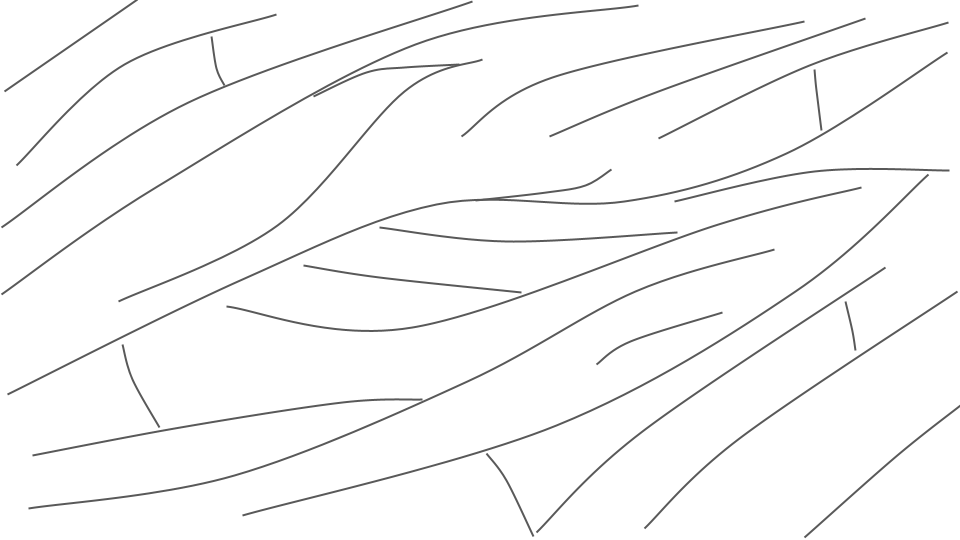
#> input picture fault_impact/images/fault_fabric_1.png, 960 x 540 px, found by its file name
$ jupyter execute test_map.ipynb
#> lines starting #> are read from the running program, lines starting #| are printed output that depends on the picture
[cell 1]
import numpy as np
from PIL import Image
import matplotlib.pyplot as plt
import matplotlib.image as mpimg
import math
from scipy.interpolate import interp1d

[cell 2]
def png_to_array(png_filepath):
    """
    Take a black and white PNG file, convert it to an array containing nan (for white pixels) and 1 (for black pixels)
    """
    # Convert image to black and white
    image = Image.open(png_filepath).convert('1')
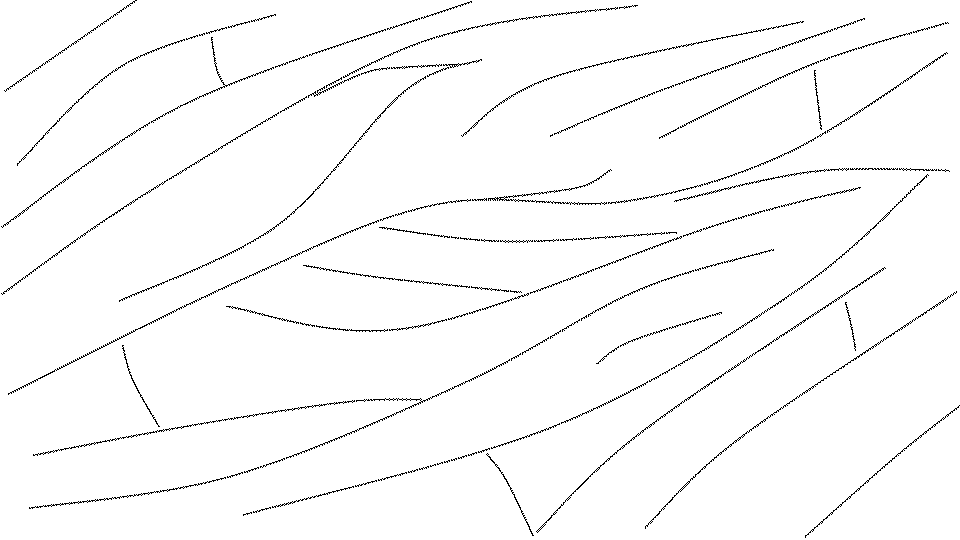
#> image: PIL image 960x540 1; 97.7% white; black in thin lines or dots
    image_array = np.array(image)

    # Set black to 1 and white to NaN
    image_array = image_array.astype(float)
#> image_array: shape (540, 960) float64; values 0 (black) and 1 (white), 97.7% white; black in thin lines or dots
    image_array[image_array==1] = np.nan
#> image_array: shape (540, 960) float64; 97.71% of the values are NaN or infinite; the others: min 0, max 0, mean 0
    image_array[image_array==0] = int(1)
#> image_array: shape (540, 960) float64; 97.71% of the values are NaN or infinite; the others: min 1, max 1, mean 1

    return image_array


path = "/home/nickjdorsch/dev/apps/fault_impact/images/fault_fabric_1.png"

png_to_array(path)

[cell 3]
def create_map(png_filepath, grid_spacing):
    # Load the image as a NumPy array
#> called with grid_spacing = 15
    img_array = png_to_array(png_filepath)
    # Get the dimensions of the image array
    height, width = img_array.shape
#> height = 540; width = 960

    # Calculate the aspect ratio of the image
    aspect_ratio = width / height
#> aspect_ratio = 1.78

    x_distance = width * grid_spacing
#> x_distance = 14400
    y_distance = height * grid_spacing
#> y_distance = 8100

    print(x_distance, y_distance)
#| 14400 8100

    # Create meshgrid of x and y coordinates in meters
    x = np.arange(0, x_distance, grid_spacing)
#> x = 960 values from 0 to 14385
    y = np.arange(0, y_distance, grid_spacing)
#> y = 540 values from 0 to 8085
    xx, yy = np.meshgrid(x, y)

    # Stack the meshgrid coordinates with the image array
    coords = np.dstack((xx, yy))
    map_array = np.concatenate((coords, img_array[:,:,np.newaxis]), axis=2)
#> map_array: shape (540, 960, 3) float64; 32.57% of the values are NaN or infinite; the others: min 0, max 14385, mean 5554

    return map_array

[cell 4]
# Plot the map
def plot_map(map_array):
    # Extract the x, y, and pixel value arrays from the map_array
    x = map_array[:,:,0]
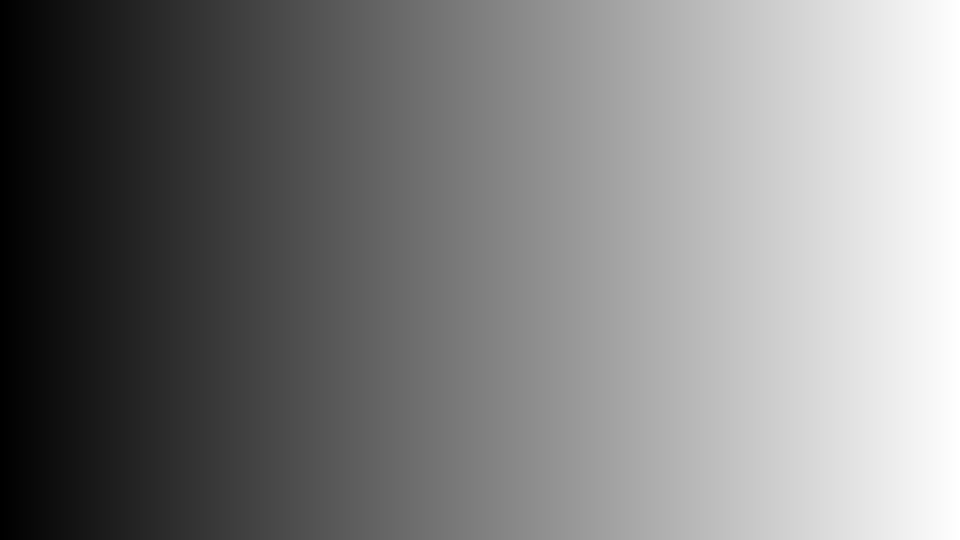
#> x: shape (540, 960) float64; min 0, max 14385, mean 7192.5; drawn with min black and max white
    y = map_array[:,:,1]
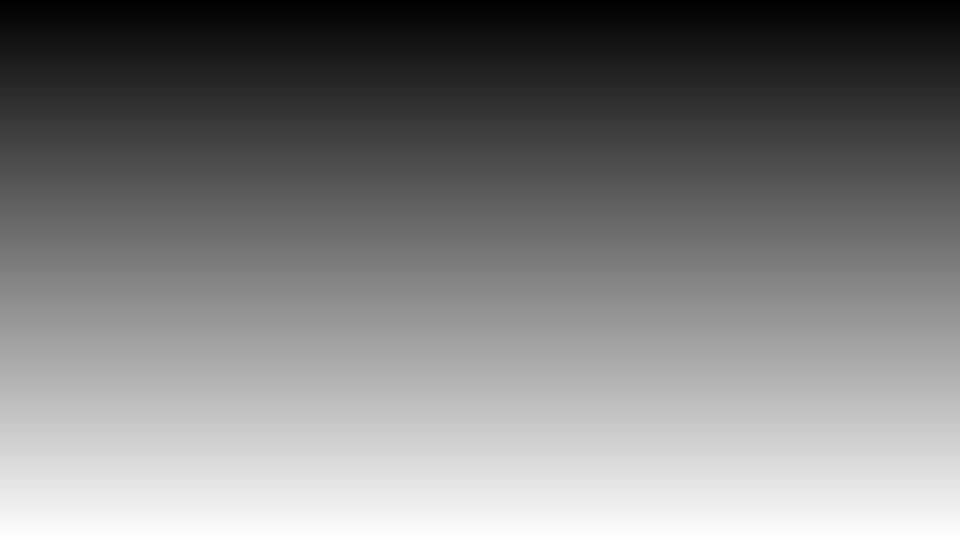
#> y: shape (540, 960) float64; min 0, max 8085, mean 4042.5; drawn with min black and max white
    pixel_values = map_array[:,:,2]

    # Create a scatter plot of the pixel values
    fig, ax = plt.subplots()
    ax.scatter(x.flat, y.flat, c=pixel_values.flat, cmap='gray', s=0.1)
    ax.set_aspect('equal')
    ax.set_xlabel('X (meters)')
    ax.set_ylabel('Y (meters)')

    return fig, ax

[cell 5]
grid_spacing = 15
map_array = create_map(path, grid_spacing)

fig, ax = plot_map(map_array)

fig.show()
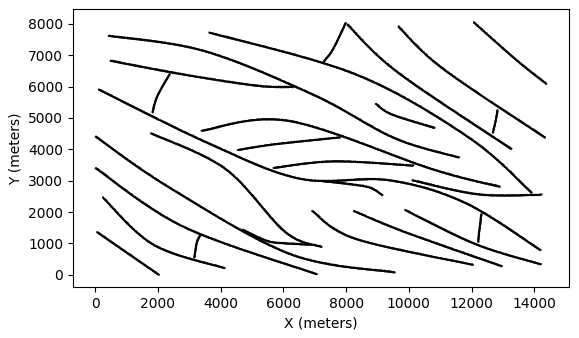
#> figure drawn by matplotlib, 1 panel

[cell 6]
def get_values_along_line(image_array, x1, y1, x2, y2):
    """
    Plot a traverse on the map between two coordinates.
    Return an array of every pixel value in the traverse.
    """
#> called with x1 = 0, y1 = 0, x2 = 4000, y2 = 6000

    # Find the grid spacing of the map
    grid_spacing = image_array[2,1,1] - image_array[1,1,1]
#> grid_spacing = 15

    # Check if the line is near-vertical
    if abs(x2 - x1) < grid_spacing*5:

        # Use y axis to interpolate function when it is near vertical
        # Swap coord values if necessary
        if y1 > y2:
            y1, y2 = y2, y1
            x1, x2 = x2, x1

        # Get range of y values as array
        y_range = np.arange(y1, y2+1, grid_spacing)

        # Switch the roles of the x and y coordinates
        interp_func = interp1d([y1, y2], [x1, x2], kind="linear", bounds_error=False, fill_value="extrapolate")

        # Evaluate the function at the y coordinates
        x_coords = interp_func(y_range)

        # Convert coords to indices of the map
        x_indices = (x_coords / grid_spacing).astype(int)
        y_indices = (y_range / grid_spacing).astype(int)

    else:

        if x1 > x2:
            x1, x2 = x2, x1
            y1, y2 = y2, y1

        # Get range of y values as array
        x_range = np.arange(x1, x2+1, grid_spacing)
#> x_range = 267 values from 0 to 3990

        # Define a function that interpolates values along the line between the coordinates
        interp_func = interp1d([x1, x2], [y1, y2], kind="linear", bounds_error=False, fill_value="extrapolate")

        # Evaluate the function at the x coordinates
        y_coords = interp_func(x_range)
#> y_coords = 267 values from 0 to 5985

        # Convert coords to indices of the map
        x_indices = (x_range / grid_spacing).astype(int)
#> x_indices = 267 values from 0 to 266
        y_indices = (y_coords / grid_spacing).astype(int)
#> y_indices = 267 values from 0 to 399

    # Extract the values along the line from the image array between x1 and x2
    mid_array = image_array[y_indices, x_indices]
#> mid_array = 267 rows, first 8: [0, 0, nan], [15, 15, nan], [30, 45, nan], [45, 60, nan], [60, 90, nan], [75, 105, nan], [90, 135, nan], [105, 150, nan]

    # calculate additional arrays above, below, left and right of the traverse_array
    top_array = image_array[y_indices+1, x_indices]
#> top_array = 267 rows, first 8: [0, 15, nan], [15, 30, nan], [30, 60, nan], [45, 75, nan], [60, 105, nan], [75, 120, nan], [90, 150, nan], [105, 165, nan]
    bottom_array = image_array[y_indices-1, x_indices]
#> bottom_array = 267 rows, first 8: [0, 8085, nan], [15, 0, nan], [30, 30, nan], [45, 45, nan], [60, 75, nan], [75, 90, nan], [90, 120, nan], [105, 135, nan]
    left_array = image_array[y_indices, x_indices-1]
#> left_array = 267 rows, first 8: [14385, 0, nan], [0, 15, nan], [15, 45, nan], [30, 60, nan], [45, 90, nan], [60, 105, nan], [75, 135, nan], [90, 150, nan]
    right_array = image_array[y_indices, x_indices+1]
#> right_array = 267 rows, first 8: [15, 0, nan], [30, 15, nan], [45, 45, nan], [60, 60, nan], [75, 90, nan], [90, 105, nan], [105, 135, nan], [120, 150, nan]


    # Bring arrays together into a single master array
    traverse_array = np.stack((mid_array, top_array, bottom_array, left_array, right_array), axis=1)

    # List the pixel values
    pixel_values = traverse_array[:,2]
#> pixel_values has the same summary as bottom_array

    return traverse_array

[cell 7]
traverse_array = get_values_along_line(map_array, 0, 0, 4000, 6000)
traverse_pixels = traverse_array[:,:,2]
#> traverse_pixels = 267 rows, first 6: [nan, nan, nan, nan, nan], [nan, nan, nan, nan, nan], [nan, nan, nan, nan, nan], [nan, nan, nan, nan, nan], [nan, nan, nan, nan, nan], [nan, nan, nan, nan, nan]

print(traverse_pixels[:10])
#| [[nan nan nan nan nan]
#|  [nan nan nan nan nan]
#|  [nan nan nan nan nan]
#|  [nan nan nan nan nan]
#|  [nan nan nan nan nan]
#|  [nan nan nan nan nan]
#|  [nan nan nan nan nan]
#|  [nan nan nan nan nan]
#|  [nan nan nan nan nan]
#|  [nan nan nan nan nan]]

[cell 8]
def count_fault_crossings(traverse_array, block_size):
    """
    Take the one dimensional array of pixel values from the map traverse and sum blocks containing a non NaN element (corresponding to a fault)
    Discount consecutive non NaN values (duplicate pixel values, only counts as one fault crossing)
    """

    # Extract only the pixel values from the traverse array
    pixels = traverse_array[:,:,2]

    count = 0
    sum = 0
    for i in range(0, len(pixels), block_size):

        # Loop through array in blocks of size block_size
        block = pixels[i:i+block_size]

        # add to the sum if the block contains any 1 values, but do not count consecutive blocks
        if np.any(block == 1) and count == 0:
            count += 1
            sum +=1

        else:
            count = 0

    return sum

[cell 9]
def traverse_map_at_bearing(map_array, start_point, bearing_degrees, distance_meters):

    # Convert the bearing to radians (subtract from 90 to convert to clockwise from north)
#> called with start_point = (0, 0), bearing_degrees = 45, distance_meters = 10000
    bearing_radians = math.radians(90 - bearing_degrees)

    # Get the map dimensions to check if the end point is beyond them
    map_width = map_array[:,:,0].max()
#> map_width = 14385
    map_height = map_array[:,:,1].max()
#> map_height = 8085

    # Calculate the end point
    x0, y0 = start_point
    x1 = x0 + distance_meters * math.cos(bearing_radians)
    y1 = y0 + distance_meters * math.sin(bearing_radians)

    # Find the grid spacing of the map
    grid_spacing = map_array[2,1,1] - map_array[1,1,1]
#> grid_spacing = 15

    grid_buffer = grid_spacing * 5
#> grid_buffer = 75

    # Check if end point is outside of the map boundaries and truncate where necessary
    if x1 < (grid_buffer):
        x1 = grid_buffer

    if x1 >= map_width - grid_buffer:
        x1 = map_width - grid_buffer

    if y1 < grid_buffer:
        y1 = grid_buffer

    if y1 >= map_height - grid_buffer:
        y1 = map_height - grid_buffer


    # Pack coords into array
    coords = [[x0, y0],[x1,y1]]

    # Get all values along the interpolated line
    values = get_values_along_line(map_array, start_point[0], start_point[1], x1, y1)
#> in get_values_along_line (call 2), `mid_array = image_array[y_indices, x_indices]`: mid_array = 472 rows, first 8: [0, 0, nan], [15, 0, nan], [30, 15, nan], [45, 30, nan], [60, 45, nan], [75, 60, nan], [90, 75, nan], [105, 90, nan]
#> in get_values_along_line (call 2), `top_array = image_array[y_indices+1, x_indices]`: top_array = 472 rows, first 8: [0, 15, nan], [15, 15, nan], [30, 30, nan], [45, 45, nan], [60, 60, nan], [75, 75, nan], [90, 90, nan], [105, 105, nan]
#> in get_values_along_line (call 2), `bottom_array = image_array[y_indices-1, x_indices]`: bottom_array = 472 rows, first 8: [0, 8085, nan], [15, 8085, nan], [30, 0, nan], [45, 15, nan], [60, 30, nan], [75, 45, nan], [90, 60, nan], [105, 75, nan]
#> in get_values_along_line (call 2), `left_array = image_array[y_indices, x_indices-1]`: left_array = 472 rows, first 8: [14385, 0, nan], [0, 0, nan], [15, 15, nan], [30, 30, nan], [45, 45, nan], [60, 60, nan], [75, 75, nan], [90, 90, nan]
#> in get_values_along_line (call 2), `right_array = image_array[y_indices, x_indices+1]`: right_array = 472 rows, first 8: [15, 0, nan], [30, 0, nan], [45, 15, nan], [60, 30, nan], [75, 45, nan], [90, 60, nan], [105, 75, nan], [120, 90, nan]
#> in get_values_along_line (call 2), `pixel_values = traverse_array[:,2]`: pixel_values has the same summary as bottom_array

    # Calculate length of traversal
    length = math.sqrt((x1 - x0)**2 + (y1 - y0)**2)

    return coords, values, length

[cell 10]
"""
Test Traversal Function
"""

coords, values, length = traverse_map_at_bearing(map_array, (0, 0), 45, 10_000)
#> coords = [[0, 0], [7071.1, 7071.1]]; length = 10000

# Count fault crossings
fault_crossings = count_fault_crossings(values, 20)
#> in count_fault_crossings, `pixels = traverse_array[:,:,2]`: pixels = 472 rows, first 6: [nan, nan, nan, nan, nan], [nan, nan, nan, nan, nan], [nan, nan, nan, nan, nan], [nan, nan, nan, nan, nan], [nan, nan, nan, nan, nan], [nan, nan, nan, nan, nan]
#> the loop in count_fault_crossings, `for i in range(0, len(pixels), block_size):` made 24 passes
#> (i, count) on passes 2 to 13: (20, 0), (40, 1), (60, 0), (80, 1), (100, 0), (120, 1), (140, 0), (160, 1), (180, 0), (200, 0), (220, 0), (240, 1)
#> count on pass 1: 0
#> after the loop in count_fault_crossings, `for i in range(0, len(pixels), block_size):`: sum = 8
#> fault_crossings = 8

fault_density = fault_crossings * 1000 / length
#> fault_density = 0.8

fig, ax = plot_map(map_array)

# add traversal to map
x = [coords[0][0], coords[1][0]]
#> x = [0, 7071.1]
y = [coords[0][1], coords[1][1]]
#> y = [0, 7071.1]

# Plot the line
plt.scatter(x[0], y[0], c="red", s=50)

plt.plot(x, y, c="red", linestyle="dashed")

print(f"Distance: {length}")
#| Distance: 10000.0
print(f"Fault Crossings: {fault_crossings}")
#| Fault Crossings: 8
print(f"Fault Density = {fault_density}")
#| Fault Density = 0.8
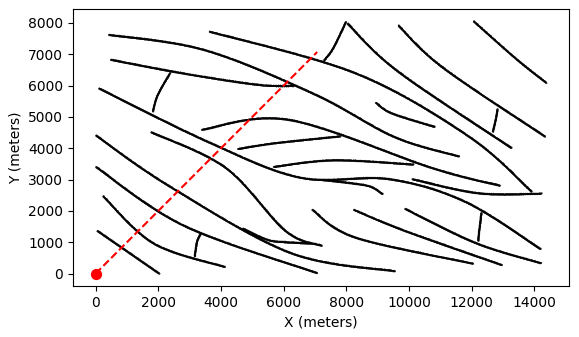
#> figure drawn by matplotlib, 1 panel

[cell 11]
def random_map_position(map_array, edge_distance):
    """
    Plot a random position on a map array, with a defined distance from the edges
    """
#> called with edge_distance = 2000

    # Find the grid spacing of the map
    grid_spacing = map_array[2,1,1] - map_array[1,1,1]
#> grid_spacing = 15

    # Get range of x and y axes
    x_range = np.ptp(map_array[:,:,0])
#> x_range = 14385
    y_range = np.ptp(map_array[:,:,1])
#> y_range = 8085

    # Truncate the ranges, add 1 to edge distance to avoid edge index error
    x_truncated_range = np.arange(
        edge_distance+1,
        (x_range - (edge_distance+1)),
        grid_spacing,
    )
    y_truncated_range = np.arange(
        edge_distance+1,
        (y_range - (edge_distance+1)),
        grid_spacing,
    )

    # Generate random coordinates within the ranges
    rand_x = np.random.choice(x_truncated_range)
    rand_y = np.random.choice(y_truncated_range)

    return [rand_x, rand_y]

[cell 12]
random_map_position(map_array, 2000)
#> Out = [12261, 2706]

[cell 13]
points = []
for i in range(500):
    random_coord = random_map_position(map_array, 2000)

    points.append(random_coord)
#> this loop made 500 passes
#> random_coord on passes 1 to 3: [11436, 4881], [7386, 2136], [6156, 5631]
#> after the loop, points = 500 pairs, first value 2046 to 12366, second value 2001 to 6081


plot_map(map_array)

plt.scatter(*zip(*points), s=0.2)
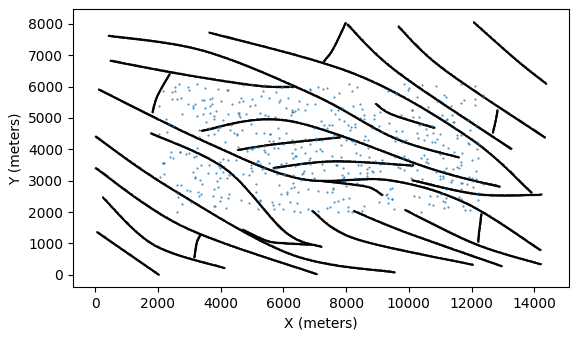
#> figure drawn by matplotlib, 1 panel

[cell 14]
def fault_crossing_simulation(map_array, distance, buffer, sims):
    """
    Drop random points on the map, traverse for a defined distance at a random azimuth and count the number of faults crossed
    Aggregate data into a list binned by azimuth
    """
#> called with distance = 3000, buffer = 3000, sims = 2000

    # Simulation loop
    data = []
    for i in range(sims):

        # Random starting point within distance buffer
        random_coord = random_map_position(map_array, buffer)

        # Plot a traverse from the random coord along a randomly chosen azimuth
        azimuth = np.random.random() * 360
        destination, values, traverse_distance = traverse_map_at_bearing(map_array, random_coord, azimuth, distance)

        # Count fault crossings in path
        fault_crossings = count_fault_crossings(values, block_size=20)

        # Calculate fault density (per km)
        fault_density = fault_crossings * 1000 / traverse_distance

        # Return an array of the path azimuth, and fault density
        result = [azimuth, fault_crossings, fault_density]

        # Append to data array
        data.append(result)
#> this loop made 2000 passes
#> (x0 in traverse_map_at_bearing, y0 in traverse_map_at_bearing, fault_crossings, fault_density, result) on passes 1, 3, 4: (5476, 3916, 2, 0.667, [20.64, 2, 0.667]), (4981, 4576, 2, 0.667, [62.26, 2, 0.667]), (9991, 4756, 1, 0.333, [170.3, 1, 0.333])

    return np.array(data)

[cell 15]
data = fault_crossing_simulation(map_array, 3000, 3000, 2000)

[cell 16]
plt.hist(data[:,2])
plt.show()
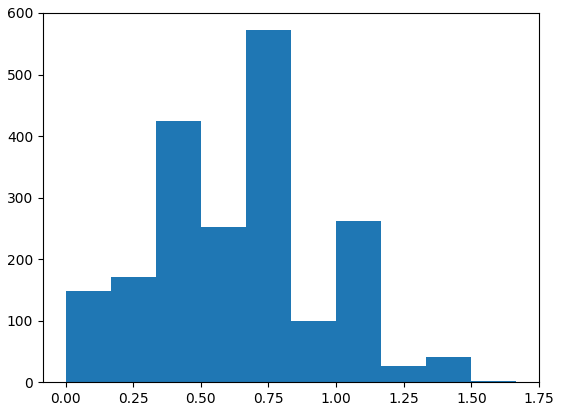
#> figure drawn by matplotlib, 1 panel; tallest bar 572 high, from x = 0.667 to 0.833

[cell 17]
import pandas as pd

# create a DataFrame
df = pd.DataFrame(data=data, columns=['azimuth', 'fault_encounters', 'fault_density'])

df
#> Out = table of 2000 rows and 3 columns

[cell 18]
# Bin the azimuth data
azimuth_bins = pd.cut(df['azimuth'], bins=range(0, 361, 10), right=False, include_lowest=True)
df['azimuth_bin'] = azimuth_bins

# Group the data by azimuth bin and compute the mean fault density in each bin
binned_data = df.groupby('azimuth_bin')['fault_density'].mean()

# Create a bar chart of the binned data
plt.bar(binned_data.index.astype(str), binned_data.values)

# Add x-axis label and tick labels
plt.title("Mean Fault Density Data: 10 Deg Azimuth Bins")
plt.xlabel('10 deg Azimuth bin')
plt.xticks(binned_data.index[::3].astype(str), rotation=45)

# Add y-axis label
plt.ylabel('Mean fault density')

# Show the plot
plt.show()
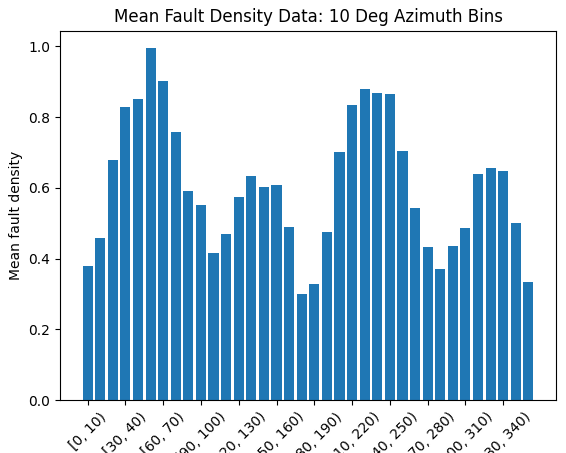
#> figure drawn by matplotlib, 1 panel; tallest bar 0.995 high, from x = 4.6 to 5.4

[cell 19]
r = df["fault_density"]

# convert azimuth column to rads
theta = np.deg2rad(df["azimuth"])

fig, ax = plt.subplots(subplot_kw={'projection': 'polar'})
ax.scatter(theta, r, alpha=0.3, edgecolor=None, linewidth=0)
#ax.set_rticks([0.5, 1, 1.5, 2])  # Less radial ticks
#ax.set_rlabel_position(-22.5)  # Move radial labels away from plotted line
ax.set_theta_direction(-1)
ax.set_theta_offset(np.pi / 2.0)
ax.grid(True)

ax.set_title("Fault Density vs Drilling Azimuth", va='bottom')
plt.show()
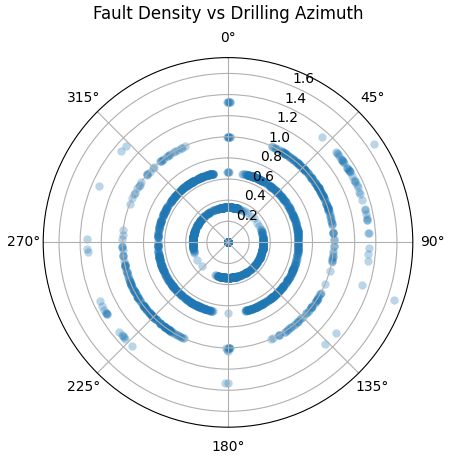
#> figure drawn by matplotlib, 1 panel
